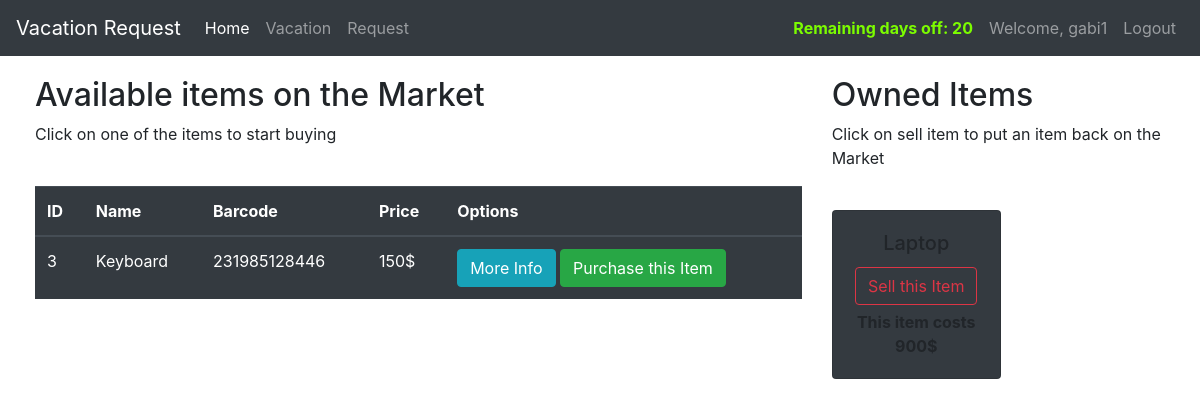
Page /market (signed in) on the committed database.
### market/models.py (models this page shows, shortened)
class User(db.Model, UserMixin):
    id = db.Column(db.Integer(), primary_key=True)
    username = db.Column(db.String(length=30), nullable=False, unique=True)
    first_name = db.Column(db.String(length=30), nullable=False)
    last_name = db.Column(db.String(length=30), nullable=False)
    email_address = db.Column(db.String(length=50), nullable=False, unique=True)
    password_hash = db.Column(db.String(length=60), nullable=False)
    budget = db.Column(db.Integer(), nullable=False, default=1000)
    remaining_day_off = db.Column(db.Integer(), nullable=False, default=20)
    manager_id = db.Column(db.Integer(), nullable=False, default=1)
    items = db.relationship('Item', backref='owned_user', lazy=True)
    vacations = db.relationship('Vacation', backref='requester_user', lazy=True)
    @property
    def password(self):
        return self.password

class Item(db.Model):
    id = db.Column(db.Integer(), primary_key=True)
    name = db.Column(db.String(length=30), nullable=False, unique=True)
    price = db.Column(db.Integer(), nullable=False)
    barcode = db.Column(db.String(length=12), nullable=False, unique=True)
    description = db.Column(db.String(length=1024), nullable=False, unique=True)
    owner = db.Column(db.Integer(), db.ForeignKey('user.id'))

### market/routes.py (the view, shortened to what this page needs)
@app.route('/market', methods=['GET', 'POST'])
@login_required
def market_page():
    purchase_form = PurchaseItemForm()
    selling_form = SellItemForm()
    if request.method == "GET":
        items = Item.query.filter_by(owner=None)
        owned_items = Item.query.filter_by(owner=current_user.id)
        return render_template('market.html', items=items, purchase_form=purchase_form, owned_items=owned_items,
                               selling_form=selling_form)

### market/models.py (called while the page is built)
@login_manager.user_loader
def load_user(user_id):
    return User.query.get(int(user_id))

### market/templates/market.html (shortened to what this page needs)
{% extends 'base.html' %}
{% block content %}
<div class="row" style="margin-top:20px; margin-left:20px">
   <div class="col-8">
       <h2>Available items on the Market</h2>
       <p>Click on one of the items to start buying</p>
       <br>
      <table class="table table-hover table-dark">
         <thead>
            <tr>
               <th scope="col">ID</th>
               <th scope="col">Name</th>
               <th scope="col">Barcode</th>
               <th scope="col">Price</th>
               <th scope="col">Options</th>
            </tr>
         </thead>
         <tbody>
            {% for item in items %}
            <tr>
               <td>{{ item.id }}</td>
               <td>{{ item.name }}</td>
               <td>{{ item.barcode }}</td>
               <td>{{ item.price }}$</td>
               <td>
                  <button class="btn btn-outline btn-info" data-toggle="modal" data-target="#Modal-MoreInfo-{{ item.id }}">More Info</button>
                  <button class="btn btn-outline btn-success" data-toggle="modal" data-target="#Modal-PurchaseConfirm-{{ item.id }}">Purchase this Item</button>
               </td>
            </tr>
            {% endfor %}
         </tbody>
      </table>
   </div>
   <div class="col-4">
        <h2>Owned Items</h2>
        <p>Click on sell item to put an item back on the Market</p>
        <br>
        <div class="row">
           {% for owned_item in owned_items %}
             <div class="col-md-6">
                 <div style="margin-bottom: 5px" class="card text-center bg-dark">
                      <div class="card-body">
                          <h5 class="card-title">{{ owned_item.name }}</h5>
                          <button type="button" class="btn btn-outline-danger" style="margin-bottom: 5px"
                                  data-toggle="modal" data-target="#Modal-SellingConfirm-{{ owned_item.id }}">
                              Sell this Item
                          </button>
                          <p class="card-text"><strong>
                              This item costs {{ owned_item.price }}$
                          </strong></p>
                      </div>
                  </div>
             </div>
           {% endfor %}
        </div>
   </div>
</div>
{% endblock %}

### market/templates/base.html (shortened to what this page needs)
<!doctype html>
<html lang="en">
<head>
    <link rel="stylesheet" href="https://cdn.jsdelivr.net/npm/bootstrap@4.5.3/dist/css/bootstrap.min.css"
>
</head>
<body>
<nav class="navbar navbar-expand-md navbar-dark bg-dark">
    <a class="navbar-brand" href="#">Vacation Request</a>
    <div class="collapse navbar-collapse" id="navbarNav">
        <ul class="navbar-nav mr-auto">
            <li class="nav-item active">
                <a class="nav-link" href="{{ url_for('home_page') }}">Home <span class="sr-only">(current)</span></a>
            </li>
            <li class="nav-item">
                <a class="nav-link" href="{{ url_for('vacation_page') }}">Vacation</a>
            </li>
            <li class="nav-item">
                <a class="nav-link" href="{{ url_for('vacation_request_page') }}">Request</a>
            </li>
        </ul>
        {% if current_user.is_authenticated %}
        <ul class="navbar-nav">
            <li class="nav-item">
                <a class="nav-link" style="color: lawngreen; font-weight: bold ">
               Remaining days off: {{ current_user.remaining_day_off }}
                </a>
            </li>
            <li class="nav-item">
                <a class="nav-link">Welcome, {{ current_user.username }}</a>
            </li>
            <li class="nav-item">
                <a class="nav-link" href="{{ url_for('logout_page') }}">Logout</a>
            </li>
        </ul>
        {% endif %}
    </div>
</nav>
{% block content %}
{% endblock %}
</body>
</html>

### rows in the picture
User: remaining_day_off "20", username "gabi1"
Item: id "3", name "Keyboard", barcode "231985128446", price "150"
Item: name "Laptop", price "900"
